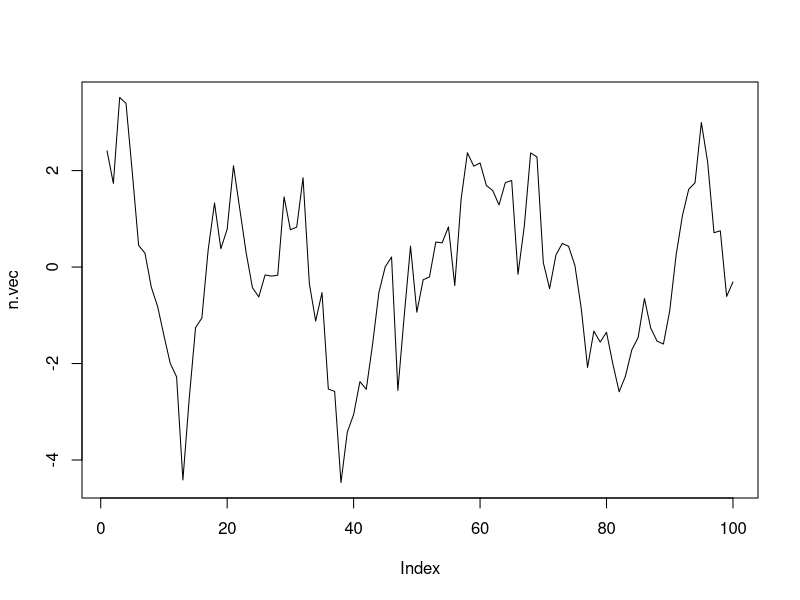

The R script that drew this image:
###############   THIS IS MY FIRST SCRIPT USING R STUDIO, GIT AND GITHUB

## first executable command - the random walk, which is what this currently feels like

#setting parameters
set.seed(235)
sim.length<-100
n.vec<-rep(NA,sim.length)
n0<-rnorm(1)  

#random walk loop
for(i in 1:sim.length){
if(i==1){ni<-n0}
if(i>1){ni<-n.vec[i-1]}
n.vec[i]<-ni+rnorm(1)  
}

# plotting results
plot(n.vec,type="l")

